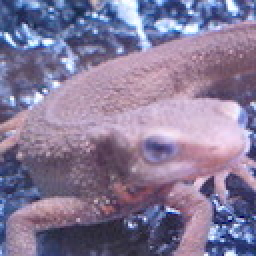
#> input picture imori.jpg, 128 x 128 px (shown 2 times larger); the run also reads 1 picture not shown here
$ jupyter execute 41-50.ipynb   (older library calls are emulated)
#> lines starting #> are read from the running program, lines starting #| are printed output that depends on the picture
[cell 1]
import numpy as np
import cv2
import matplotlib.pyplot as plt

[cell 2]
def rgb2gray(img):
    r = img[:, :, 0].copy()
    g = img[:, :, 1].copy()
    b = img[:, :, 2].copy()

    out = 0.2126 * r + 0.7152 * g + 0.0722 * b
    out = out.astype(np.uint8)
    return out

[cell 3]
def gaussian_filter(img, K_size=3, sigma=1.3):

    if len(img.shape) == 3:
        H, W, C = img.shape
        gray = False
    else:
        img = np.expand_dims(img, axis=-1)
        H, W, C = img.shape
        gray = True

    pad = K_size // 2
    out = np.zeros([H + pad * 2, W + pad * 2, C], dtype=np.float)
    out[pad: pad + H, pad: pad + W] = img.copy().astype(np.float)

    K = np.zeros((K_size, K_size), dtype=np.float)
    for x in range(-pad, -pad + K_size):
        for y in range(-pad, -pad + K_size):
            K[y + pad, x + pad] = np.exp( - (x ** 2 + y ** 2) / (2 * (sigma ** 2)))
    K /= (2 * np.pi * sigma * sigma)
    K /= K.sum()

    tmp = out.copy()

    for y in range(H):
        for x in range(W):
            for c in range(C):
                out[pad + y, pad + x, c] = np.sum(K * tmp[y : y + K_size, x : x + K_size, c])

    out = np.clip(out, 0, 255)
    out = out[pad : pad + H, pad : pad + W]
    #out = out.astype(np.uint8)

    if gray:
        out = out[..., 0]

    return out

[cell 4]
def sobel_filter(img, K_size=3):
    if len(img.shape) == 3:
        H, W, C = img.shape
    else:
        #img = np.expand_dims(img, axis=-1)
        H, W = img.shape

    pad = K_size // 2
    out = np.zeros((H + pad * 2, W + pad * 2), dtype=np.float)
    out[pad : pad + H, pad : pad + W] = img.copy().astype(np.float)
    tmp = out.copy()

    out_v = out.copy()
    out_h = out.copy()

    Kv = [[1., 2., 1.],[0., 0., 0.], [-1., -2., -1.]]
    Kh = [[1., 0., -1.],[2., 0., -2.],[1., 0., -1.]]

    for y in range(H):
        for x in range(W):
            out_v[pad + y, pad + x] = np.sum(Kv * (tmp[y : y + K_size, x : x + K_size]))
            out_h[pad + y, pad + x] = np.sum(Kh * (tmp[y : y + K_size, x : x + K_size]))

    out_v = np.clip(out_v, 0, 255)
    out_h = np.clip(out_h, 0, 255)

    out_v = out_v[pad : pad + H, pad : pad + W].astype(np.uint8)
    out_h = out_h[pad : pad + H, pad : pad + W].astype(np.uint8)

    return out_v, out_h

[cell 5]
#41 ?????????????????????
def canny_edge12(img):
    gray = rgb2gray(img)
    g = gaussian_filter(gray, K_size=5, sigma=1.4)
    fy, fx = sobel_filter(g, K_size=3)

    edge = np.sqrt(np.power(fx, 2) + np.power(fy, 2))
    fx = np.maximum(fx, 1e-5)

    angle = np.arctan(fy / fx)

    angle = 180 * angle / np.pi
    angle[angle < -22.5] = angle[angle < -22.5] + 180

    _angle = np.zeros_like(angle, dtype=np.uint8)
    _angle[np.where(angle <= 22.5)] = 0
    _angle[np.where((angle > 22.5) & (angle <= 67.5))] = 45
    _angle[np.where((angle > 67.5) & (angle <= 112.5))] = 90
    _angle[np.where((angle > 112.5) & (angle <= 157.5))] = 135

    edge = edge.astype(np.uint8)
    return edge, _angle


img = cv2.imread('imori.jpg')
#> img is the input picture: shape (128, 128, 3); mean B, G, R 152.8, 121.8, 134.1
img = img[..., ::-1]

out1, out2 = canny_edge12(img)
#> in rgb2gray, `r = img[:, :, 0].copy()`:
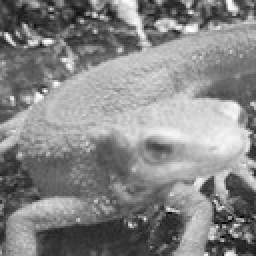
#> r: shape (128, 128) (shown 2 times larger); min 0, max 255, mean 134.1
#> in rgb2gray, `b = img[:, :, 2].copy()`:
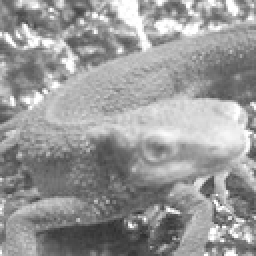
#> b: shape (128, 128) (shown 2 times larger); min 46, max 255, mean 152.8
#> after the loop in gaussian_filter, `for y in range(H):`:
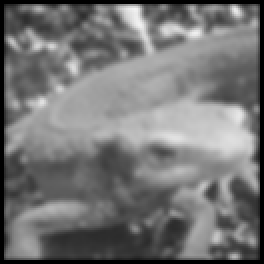
#> out: shape (132, 132, 1) float64 (shown 2 times larger); min 0, max 243.3, mean 117.2
#> after the loop in sobel_filter, `for y in range(H):`:
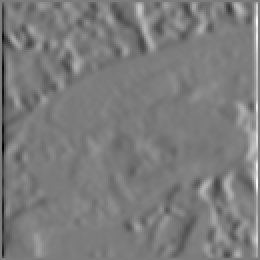
#> out_h: shape (130, 130) float64 (shown 2 times larger); min -582.2, max 613.6, mean 0; drawn with min black and max white
#> after the loop in sobel_filter, `for y in range(H):`:
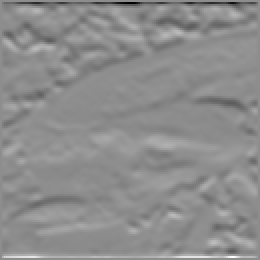
#> out_v: shape (130, 130) float64 (shown 2 times larger); min -872.9, max 702.8, mean 0.6; drawn with min black and max white
#> in canny_edge12, `angle = np.arctan(fy / fx)`:
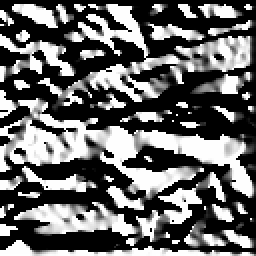
#> angle: shape (128, 128) float64 (shown 2 times larger); min 0, max 1.57, mean 0.646; drawn with min black and max white
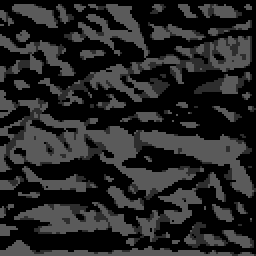
#> out2: shape (128, 128) (shown 2 times larger); min 0, max 90, mean 37.3

plt.subplot(1, 3, 1)
plt.imshow(img)
plt.subplot(1, 3, 2)
plt.imshow(out1, cmap='gray')
plt.subplot(1, 3, 3)
plt.imshow(out2, cmap='gray')
plt.show()

[cell 6]
#42 ???????????????????????????
def canny_edge3(edge, angle):
    H, W = angle.shape
    _edge = edge.copy()

    for y in range(H):
        for x in range(W):
            if angle[y, x] == 0:
                dx1, dy1, dx2, dy2 = -1, 0, 1, 0
            elif angle[y, x] == 45:
                dx1, dy1, dx2, dy2 = -1, 1, 1, -1
            elif angle[y, x] == 90:
                dx1, dy1, dx2, dy2 = 0, -1, 0, 1
            elif angle[y, x] == 135:
                dx1, dy1, dx2, dy2 = -1, -1, 1, 1
            if x == 0:
                dx1 = max(dx1, 0)
                dx2 = max(dx2, 0)
            if x == W-1:
                dx1 = min(dx1, 0)
                dx2 = min(dx2, 0)
            if y == 0:
                dy1 = max(dy1, 0)
                dy2 = max(dy2, 0)
            if y == H-1:
                dy1 = min(dy1, 0)
                dy2 = min(dy2, 0)
            if max(max(edge[y, x], edge[y + dy1, x + dx1]), edge[y + dy2, x + dx2]) != edge[y, x]:
                _edge[y, x] = 0

    return _edge


img = cv2.imread('imori.jpg')
img = img[..., ::-1]

edge, angle = canny_edge12(img)
out = canny_edge3(edge, angle)
#> after the loop in canny_edge3, `for y in range(H):`:
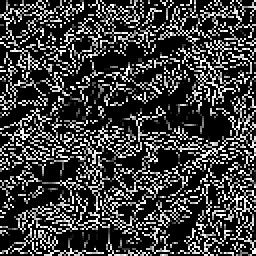
#> _edge: shape (128, 128) (shown 2 times larger); min 0, max 15, mean 3.63; drawn with min black and max white

plt.subplot(1, 2, 1)
plt.imshow(img, cmap='gray')
plt.subplot(1, 2, 2)
plt.imshow(out, cmap='gray')
plt.show()

[cell 7]
#43 ?????????????????????????????????????
def canny_edge4(edge, ht=50, lt=20):
    out = edge.copy()

    h, w = edge.shape
    for i in range(1, h-1):
        for j in range(1, w-1):
            if edge[i, j] >= ht:
                out[i, j] = 255
            elif edge[i, j] <= lt:
                out[i, j] = 0
            else:
                if np.max(edge[i-1:i+2, j-1:j+2]) >= ht:
                    out[i, j] = 255
                else:
                    out[i, j] = 0
    out = out.astype(np.uint8)

    return out


img = cv2.imread('imori.jpg')
img = img[..., ::-1]

edge, angle = canny_edge12(img)
nms = canny_edge3(edge, angle)
out = canny_edge4(nms)
#> after the loop in canny_edge4, `for i in range(1, h-1):`:
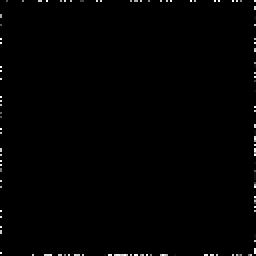
#> out: shape (128, 128) (shown 2 times larger); min 0, max 15, mean 0.101; drawn with min black and max white

plt.subplot(1, 2, 1)
plt.imshow(img, cmap='gray')
plt.subplot(1, 2, 2)
plt.imshow(out, cmap='gray')
plt.show()

[cell 8]
def Canny(img):

	# Gray scale
	def BGR2GRAY(img):
		b = img[:, :, 0].copy()
		g = img[:, :, 1].copy()
		r = img[:, :, 2].copy()

		# Gray scale
		out = 0.2126 * r + 0.7152 * g + 0.0722 * b
		out = out.astype(np.uint8)

		return out


	# Gaussian filter for grayscale
	def gaussian_filter(img, K_size=3, sigma=1.3):

		if len(img.shape) == 3:
			H, W, C = img.shape
			gray = False
		else:
			img = np.expand_dims(img, axis=-1)
			H, W, C = img.shape
			gray = True

		## Zero padding
		pad = K_size // 2
		out = np.zeros([H + pad * 2, W + pad * 2, C], dtype=np.float)
		out[pad : pad + H, pad : pad + W] = img.copy().astype(np.float)

		## prepare Kernel
		K = np.zeros((K_size, K_size), dtype=np.float)
		for x in range(-pad, -pad + K_size):
			for y in range(-pad, -pad + K_size):
				K[y + pad, x + pad] = np.exp( - (x ** 2 + y ** 2) / (2 * sigma * sigma))
		#K /= (sigma * np.sqrt(2 * np.pi))
		K /= (2 * np.pi * sigma * sigma)
		K /= K.sum()

		tmp = out.copy()

		# filtering
		for y in range(H):
			for x in range(W):
				for c in range(C):
					out[pad + y, pad + x, c] = np.sum(K * tmp[y : y + K_size, x : x + K_size, c])

		out = np.clip(out, 0, 255)
		out = out[pad : pad + H, pad : pad + W]
		out = out.astype(np.uint8)

		if gray:
			out = out[..., 0]

		return out


	# sobel filter
	def sobel_filter(img, K_size=3):
		if len(img.shape) == 3:
			H, W, C = img.shape
		else:
			H, W = img.shape

		# Zero padding
		pad = K_size // 2
		out = np.zeros((H + pad * 2, W + pad * 2), dtype=np.float)
		out[pad : pad + H, pad : pad + W] = img.copy().astype(np.float)
		tmp = out.copy()

		out_v = out.copy()
		out_h = out.copy()

		## Sobel vertical
		Kv = [[1., 2., 1.],[0., 0., 0.], [-1., -2., -1.]]
		## Sobel horizontal
		Kh = [[1., 0., -1.],[2., 0., -2.],[1., 0., -1.]]

		# filtering
		for y in range(H):
			for x in range(W):
				out_v[pad + y, pad + x] = np.sum(Kv * (tmp[y : y + K_size, x : x + K_size]))
				out_h[pad + y, pad + x] = np.sum(Kh * (tmp[y : y + K_size, x : x + K_size]))

		out_v = np.clip(out_v, 0, 255)
		out_h = np.clip(out_h, 0, 255)

		out_v = out_v[pad : pad + H, pad : pad + W]
		out_v = out_v.astype(np.uint8)
		out_h = out_h[pad : pad + H, pad : pad + W]
		out_h = out_h.astype(np.uint8)

		return out_v, out_h


	def get_edge_angle(fx, fy):
		# get edge strength
		edge = np.sqrt(np.power(fx.astype(np.float32), 2) + np.power(fy.astype(np.float32), 2))
		edge = np.clip(edge, 0, 255)

		fx = np.maximum(fx, 1e-10)
		#fx[np.abs(fx) <= 1e-5] = 1e-5

		# get edge angle
		angle = np.arctan(fy / fx)

		return edge, angle


	def angle_quantization(angle):
		angle = angle / np.pi * 180
		angle[angle < -22.5] = 180 + angle[angle < -22.5]
		_angle = np.zeros_like(angle, dtype=np.uint8)
		_angle[np.where(angle <= 22.5)] = 0
		_angle[np.where((angle > 22.5) & (angle <= 67.5))] = 45
		_angle[np.where((angle > 67.5) & (angle <= 112.5))] = 90
		_angle[np.where((angle > 112.5) & (angle <= 157.5))] = 135

		return _angle


	def non_maximum_suppression(angle, edge):
		H, W = angle.shape
		_edge = edge.copy()

		for y in range(H):
			for x in range(W):
					if angle[y, x] == 0:
							dx1, dy1, dx2, dy2 = -1, 0, 1, 0
					elif angle[y, x] == 45:
							dx1, dy1, dx2, dy2 = -1, 1, 1, -1
					elif angle[y, x] == 90:
							dx1, dy1, dx2, dy2 = 0, -1, 0, 1
					elif angle[y, x] == 135:
							dx1, dy1, dx2, dy2 = -1, -1, 1, 1
					if x == 0:
							dx1 = max(dx1, 0)
							dx2 = max(dx2, 0)
					if x == W-1:
							dx1 = min(dx1, 0)
							dx2 = min(dx2, 0)
					if y == 0:
							dy1 = max(dy1, 0)
							dy2 = max(dy2, 0)
					if y == H-1:
							dy1 = min(dy1, 0)
							dy2 = min(dy2, 0)
					if max(max(edge[y, x], edge[y + dy1, x + dx1]), edge[y + dy2, x + dx2]) != edge[y, x]:
							_edge[y, x] = 0

		return _edge

	def hysterisis(edge, HT=100, LT=30):
		H, W = edge.shape

		# Histeresis threshold
		edge[edge >= HT] = 255
		edge[edge <= LT] = 0

		_edge = np.zeros((H + 2, W + 2), dtype=np.float32)
		_edge[1 : H + 1, 1 : W + 1] = edge

		## 8 - Nearest neighbor
		nn = np.array(((1., 1., 1.), (1., 0., 1.), (1., 1., 1.)), dtype=np.float32)

		for y in range(1, H+2):
				for x in range(1, W+2):
						if _edge[y, x] < LT or _edge[y, x] > HT:
								continue
						if np.max(_edge[y-1:y+2, x-1:x+2] * nn) >= HT:
								_edge[y, x] = 255
						else:
								_edge[y, x] = 0

		edge = _edge[1:H+1, 1:W+1]

		return edge

	# grayscale
	gray = BGR2GRAY(img)

	# gaussian filtering
	gaussian = gaussian_filter(gray, K_size=5, sigma=1.4)

	# sobel filtering
	fy, fx = sobel_filter(gaussian, K_size=3)

	# get edge strength, angle
	edge, angle = get_edge_angle(fx, fy)

	# angle quantization
	angle = angle_quantization(angle)

	# non maximum suppression
	edge = non_maximum_suppression(angle, edge)

	# hysterisis threshold
	out = hysterisis(edge, 50, 20)

	return out


# Read image
img = cv2.imread("imori.jpg").astype(np.float32)

# Canny
edge = Canny(img)
#> in get_edge_angle, `edge = np.clip(edge, 0, 255)`:
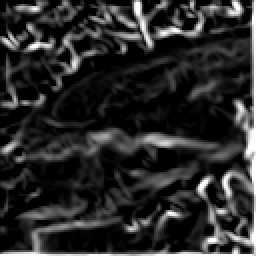
#> edge: shape (128, 128) float32 (shown 2 times larger); min 0, max 255, mean 42.7

out = edge.astype(np.uint8)


plt.subplot(1, 2, 1)
plt.imshow(out, cmap='gray')
plt.show()

[cell 9]
#44
def hough1(img):
    h, w = img.shape
    rmax = np.ceil(np.sqrt(np.power(h, 2) + np.power(w, 2))).astype(np.int)
    voting = np.zeros((rmax*2, 180), dtype=np.int)

    idx = np.where(img == 255)
    for y, x in zip(idx[0], idx[1]):
        for theta in range(180):
            t = np.pi / 180 * theta
            rho = int(x * np.cos(t) + y * np.sin(t))
            voting[rho+rmax, theta] += 1

    voting = voting.astype(np.uint8)
    return voting

img = cv2.imread('thorino.jpg')
img = img[..., ::-1]

edge = Canny(img)
out = hough1(edge)
#> in hough1, `idx = np.where(img == 255)`: idx = 1731 positions, rows 0 to 127, columns 0 to 127
#> the loop in hough1, `for y, x in zip(idx[0], idx[1]):` made 1731 passes
#> (y, x) on passes 1 to 3: (0, 99), (0, 127), (1, 98)

plt.subplot(1, 2, 1)
plt.imshow(img)
plt.subplot(1, 2, 2)
plt.imshow(out, cmap='gray')
plt.show()

[cell 10]
#45
def hough2(img):
    out = np.zeros_like(img)
    h, w = img.shape
    for y in range(1, h-1):
        for x in range(1, w-1):
            if np.max(img[y-1:y+2, x-1:x+2]) == img[y, x]:
                out[y, x] = img[y, x]

    idx_x = np.argsort(out.ravel())[::-1][:20]
    idx_y = idx_x.copy()
    x = idx_x % 180
    y = idx_y // 180
    out = np.zeros_like(out, dtype=np.int)
    out[y, x] = 255
    return out


img = cv2.imread('thorino.jpg')
img = img[..., ::-1]

edge = Canny(img)
out1 = hough1(edge)
#> the loop in hough1 (call 2), `for y, x in zip(idx[0], idx[1]):` made 1731 passes
out2 = hough2(out1)
#> in hough2, `idx_x = np.argsort(out.ravel())[::-1][:20]`: idx_x = 20 values, max 55710 at index 0, min 16011 at index 8, mean 33661.6
#> in hough2, `idx_y = idx_x.copy()`: idx_y has the same summary as idx_x
#> in hough2, `x = idx_x % 180`: x = 20 values, max 178 at index 18, min 9 at index 2, mean 100.5
#> in hough2, `y = idx_y // 180`: y = 20 values, max 309 at index 0, min 88 at index 8, mean 186.4

plt.subplot(1, 2, 1)
plt.imshow(img)
plt.subplot(1, 2, 2)
plt.imshow(out2, cmap='gray')
plt.show()

[cell 11]
#46 ???????????????????????
def hough2(img):
    h, w = img.shape
    for y in range(h):
        for x in range(180):
            x1 = max(x-1, 0)
            x2 = min(x+2, 180)
            y1 = max(y-1, 0)
            y2 = min(y+2, h-1)
            if np.max(img[y1:y2, x1:x2]) == img[y, x] and img[y, x] != 0:
                pass
            else:
                img[y, x] = 0

    return img


def hough3(hough, img):
    h, w, _ = img.shape
    rmax, _ = hough.shape
    out = img.copy()

    idx_x = np.argsort(out.ravel())[::-1][:20]
    idx_y = idx_x.copy()
    thetas = idx_x % 180
    rhos = idx_y // 180 - rmax / 2

    for theta, rho in zip(thetas, rhos):
        t = np.pi / 180. * theta
        for x in range(w):
            if np.sin(t) != 0:
                y = int((-np.cos(t) / np.sin(t)) * x + rho / np.sin(t))
                if y < 0 or h <= y:
                    continue
                out[y, x] = [255, 0, 0]
        for y in range(h):
            if np.cos(t) != 0:
                x = int((-np.sin(t) / np.cos(t)) * y + rho / np.cos(t))
                if x < 0 or w <= x:
                    continue
                out[y, x] = [255, 0, 0]

    out = out.astype(np.uint8)
    return out


img = cv2.imread('thorino.jpg')
img = img[..., ::-1]

edge = Canny(img)
out1 = hough1(edge)
out2 = hough2(out1)
out3 = hough3(out2, img)
#> in hough3, `idx_x = np.argsort(out.ravel())[::-1][:20]`: idx_x = 20 values, max 10121 at index 14, min 1002 at index 11, mean 4360.2
#> in hough3, `idx_y = idx_x.copy()`: idx_y has the same summary as idx_x
#> in hough3, `thetas = idx_x % 180`: thetas = 20 values, max 170 at index 1, min 38 at index 13, mean 121.2
#> in hough3, `rhos = idx_y // 180 - rmax / 2`: rhos = 20 values, max -126 at index 13, min -177 at index 2, mean -158.4
#> the loop in hough3, `for theta, rho in zip(thetas, rhos):` made 20 passes
#> (theta, rho, t) on passes 1 to 12: (62, -164, 1.08), (170, -165, 2.97), (124, -177, 2.16), (158, -133, 2.76), (122, -177, 2.13), (121, -177, 2.11), (157, -133, 2.74), (155, -133, 2.71), (106, -177, 1.85), (124, -165, 2.16), (105, -177, 1.83), (102, -177, 1.78)

plt.subplot(1, 2, 1)
plt.imshow(img)
plt.subplot(1, 2, 2)
plt.imshow(out3)
plt.show()

[cell 12]
def otsu_binarization(img):
    img = rgb2gray(img)
    out = img.copy()
    max_sigma = 0
    max_t = 0
    H, W = img.shape
    for _t in range(1, 256):
        v0 = out[np.where(out < _t)]
        m0 = np.mean(v0) if len(v0) > 0 else 0.
        w0 = len(v0) / (H * W)
        v1 = out[np.where(out >= _t)]
        m1 = np.mean(v1) if len(v1) > 0 else 0.
        w1 = len(v1) / (H * W)
        sigma = w0 * w1 * ((m0 - m1) ** 2)
        if sigma > max_sigma:
            max_sigma = sigma
            max_t = _t

    print("threshold >>", max_t)
    th = max_t
    out[out < th] = 0
    out[out >= th] = 255

    return out

[cell 13]
#47
def dilate(img):
    out = img.copy()
    k = np.array(((0,1,0), (1,0,1), (0,1,0)), dtype=np.int)

    h, w = img.shape
    for i in range(1, h-1):
        for j in range(1, w-1):
            if img[i, j] == 0 and np.sum(img[i-1:i+2, j-1:j+2] * k) >= 255:
                out[i, j] = 255

    return out


img = cv2.imread('imori.jpg')
img = img[..., ::-1]

bi = otsu_binarization(img)
#> the loop in otsu_binarization, `for _t in range(1, 256):` made 255 passes
#> (v0, m0, w0, m1, w1, sigma, max_sigma) on passes 7, 8, 21, 23, 24, 26, 29: ([6], 6, 6.1e-05, 126.2, 1, 0.881, 0.881), ([7, 7, 6], 6.67, 0.000183, 126.2, 1, 2.62, 2.62), ([7, 7, 6, 20], 10, 0.000244, 126.2, 1, 3.3, 3.3), ([7, 7, 6, 20, 22], 12.4, 0.000305, 126.2, 1, 3.95, 3.95), ([7, 7, 23, 6, 20, 22], 14.17, 0.000366, 126.2, 1, 4.6, 4.6), ([7, 7, 23, 6, 25, 20, 22], 15.71, 0.000427, 126.2, 1, 5.21, 5.21), ([7, 7, 23, 6, 25, 20, 22, 28], 17.25, 0.000488, 126.2, 1, 5.8, 5.8)
#> (m0, w0, m1, w1, sigma, max_sigma) on passes 35 to 40: (25.29, 0.00104, 126.3, 0.999, 10.57, 10.57), (26.32, 0.00116, 126.3, 0.999, 11.58, 11.58), (28.64, 0.00153, 126.3, 0.998, 14.54, 14.54), (30.67, 0.00201, 126.4, 0.998, 18.41, 18.41), (31.79, 0.00238, 126.4, 0.998, 21.25, 21.25), (33.27, 0.00299, 126.4, 0.997, 25.89, 25.89)
#> after the loop in otsu_binarization, `for _t in range(1, 256):`: max_sigma = 1633.1; max_t = 127
#| threshold >> 127
out = dilate(bi)
out = dilate(out)

plt.subplot(1, 3, 1)
plt.imshow(img)
plt.subplot(1, 3, 2)
plt.imshow(bi, cmap='gray')
plt.subplot(1, 3, 3)
plt.imshow(out, cmap='gray')
plt.show()

[cell 14]
#48
def erosion(img):
    out = img.copy()
    k = np.array(((0,1,0), (1,0,1), (0,1,0)), dtype=np.int)

    h, w = img.shape
    for i in range(1, h-1):
        for j in range(1, w-1):
            if img[i, j] == 255 and np.sum(img[i-1:i+2, j-1:j+2] * k) < 255*4:
                out[i, j] = 0

    return out


img = cv2.imread('imori.jpg')
img = img[..., ::-1]

bi = otsu_binarization(img)
#| threshold >> 127
out = erosion(bi)
out = erosion(out)

plt.subplot(1, 3, 1)
plt.imshow(img)
plt.subplot(1, 3, 2)
plt.imshow(bi, cmap='gray')
plt.subplot(1, 3, 3)
plt.imshow(out, cmap='gray')
plt.show()

[cell 15]
#49
def opening(img, n=1):
    e = erosion(img)
    d = dilate(e)
    return d


img = cv2.imread('imori.jpg')
img = img[..., ::-1]

bi = otsu_binarization(img)
#| threshold >> 127
out = opening(bi)

plt.subplot(1, 3, 1)
plt.imshow(img)
plt.subplot(1, 3, 2)
plt.imshow(bi, cmap='gray')
plt.subplot(1, 3, 3)
plt.imshow(out, cmap='gray')
plt.show()

[cell 16]
#50
def closing(img, n=1):
    d = dilate(img)
    if n > 1:
        for i in range(n-1):
            d = dilate(d)
    e = erosion(d)
    if n > 1:
        for i in range(n-1):
            e = erosion(e)
    return e


img = cv2.imread('imori.jpg')
img = img[..., ::-1]

canny = Canny(img)
out = opening(canny)
